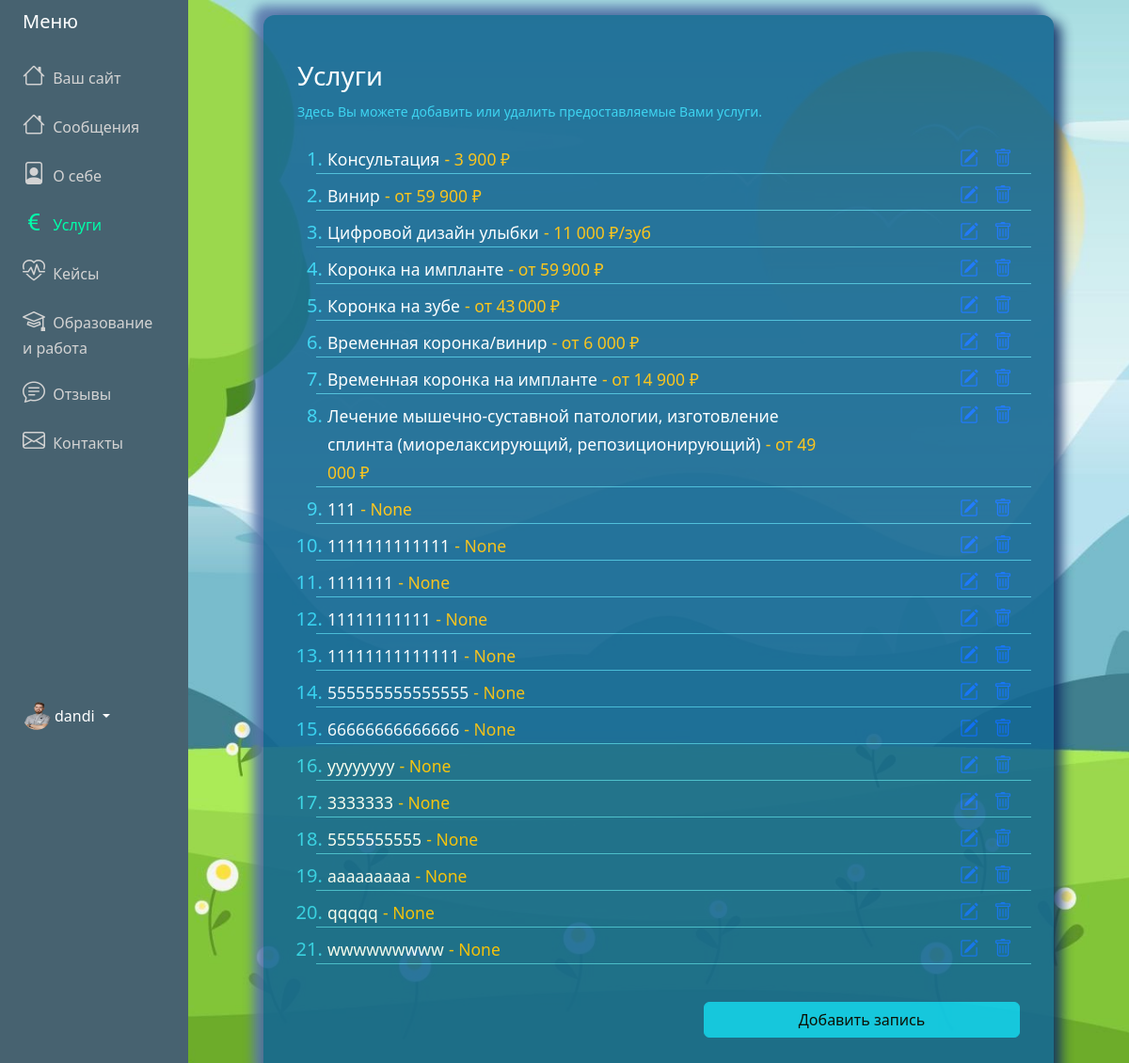
/adminPanel/services/ (signed in), run on the app's committed database.
### adminPanel/models.py (models this page shows, shortened)
class Menu (models.Model):
    user = models.OneToOneField(User, on_delete=models.CASCADE)
    messages = models.CharField('Сообщения', max_length=100, default="Сообщения")
    about = models.CharField('О себе', max_length=100, default="О себе")
    services = models.CharField('Услуги', max_length=100, default="Услуги")
    cases = models.CharField('Кейсы', max_length=100, default="Кейсы")
    ed_and_work = models.CharField('Образование и работа', max_length=100, default="Образование и работа")
    feedbacks = models.CharField('Отзывы', max_length=100, default="Отзывы")
    contacts = models.CharField('Контакты', max_length=100, default="Контакты")

class About(models.Model):
    user = models.OneToOneField(User, on_delete=models.CASCADE)
    profession = models.CharField(max_length=200)
    slogan = models.TextField(null=True, blank=True)
    main_foto = models.ImageField(
        default="avatar.jpg",
        upload_to="About_main_foto"
    )

class Service(models.Model):
    title = models.CharField('Название', max_length=200)
    desc = models.TextField('Описание', null=False, blank=False)
    price = models.CharField('Цена', max_length=200, null=True, blank=True)
    img = models.ImageField('Изображение', upload_to="Service_img", null=True, blank=True)
    user = models.ForeignKey(User, on_delete=models.CASCADE)

### adminPanel/views.py (the view)
# urls.py: path('adminPanel/services/', ServiceView.as_view(), name="services"),
class ServiceView(LoginRequiredMixin,ListView):
    model = Service
    template_name = "adminPanel/services.html"
    context_object_name = "posts"
    def get_context_data(self, **kwargs):
        context = super().get_context_data(**kwargs)
        context['title'] = 'Услуги'
        context['active'] = 'services'
        context['menu'] = request_menu(self.request)
        return context

### adminPanel/views.py (called while the page is built)
def request_menu(request):
    user_id = request.user.id  # Получаем id текущего пользователя
    menu = Menu.objects.filter(user_id=user_id).first()  # Используем user_id для фильтрации
    return menu

### adminPanel/templates/adminPanel/services.html (shortened to what this page needs)
{% extends "adminPanel/base.html" %}
{% block content %}
<div class="container">
    <div id="innerPage">
        <div class="row align-items-center justify-content-center">
            <div class="col-12 text-white px-5 pt-5">
                <div class="lead">
                    <h3>Услуги</h3>
                    <p class="fs-6 mb-4">
                        <small class="label-color">Здесь Вы можете добавить или удалить предоставляемые Вами услуги.</small>
                    </p>
                </div>
                {% if posts %}
                <ol class="categories">
                    {% for post in posts %}
                    <li class="label-color fs-5">
                        <div class="row mt-2" style="border-bottom: 1px solid #45bdd9;">
                            <div class="col-9">
                                <a href="{% url 'update-service' post.id %}" style="text-decoration: none;color: #ffffff;">
                                    <small>{{ post.title }}</small>
                                    <small class="text-warning"> - {{ post.price }}</small>
                                </a>
                            </div>
                            <div class="task-controls col-3 card-text d-flex">
                                <a class="edit px-2 ms-auto" href="{% url 'update-service' post.id %}">
                                    <i class="bi bi-pencil-square"></i></a>
                                <a class="edit px-2" href="{% url 'delete-service' post.id %}"><i class="bi bi-trash"></i></a>
                            </div>
                        </div>
                    </li>
                    {%endfor%}
                </ol>
                {% else %}
                <p class="text-center"> Список пуст!
                    <a href="{% url 'create-service' %}">Добавить запись</a>
                </p>
                {% endif %}
            </div>
        </div>
        <div class="row align-items-center justify-content-center">
            <div class="col-sm-6 col-xs-12 d-sm-block  px-5 pb-5">
                <a href="{% url 'create-service' %}" class="btn btn-info mt-4 w-100"
                    id="ed-and-work-brn">Добавить запись</a>
            </div>
        </div>
    </div>
</div>
{% endblock content %}

### adminPanel/templates/adminPanel/base.html (shortened to what this page needs)
{% load static %}
<!DOCTYPE html>
<html lang="en">
<head>
    <link href="https://cdn.jsdelivr.net/npm/bootstrap@5.3.3/dist/css/bootstrap.min.css" rel="stylesheet"
>
    <link rel="stylesheet"
        href="https://cdnjs.cloudflare.com/ajax/libs/bootstrap-icons/1.8.1/font/bootstrap-icons.min.css">
    <link rel="stylesheet" href="{% static 'css/styles.css'%}">
</head>
<body class="admin-panel-body">
    <div class="container-fluid">
        <div class="row flex-nowrap">
            <div class="col-auto col-md-3 col-xl-2 px-sm-2 px-0 custom-menu">
                <div class="d-flex flex-column align-items-center align-items-sm-start px-3 pt-2 text-white min-vh-100 custom-menu-fixed">
                    <a href="/"
                        class="d-flex align-items-center pb-3 mb-md-0 me-md-auto text-white text-decoration-none">
                        <span class="fs-5 d-none d-sm-inline">Меню</span>
                    </a>
                    <ul class="nav text-light flex-column mb-sm-auto mb-0 align-items-center align-items-sm-start"
                        id="menu">
                        <li>
                            <a href="{% url 'site' username=user.username %}" class="nav-link align-middle px-0 admin-menu-text {%if active == 'home' %} active {% endif %}">
                                <i class="fs-4 bi-house"></i> <span class="ms-1 d-none d-sm-inline">Ваш сайт</span>
                            </a>
                        </li>
                        <li>
                            <a href="{% url 'messages' %}" class="nav-link align-middle px-0 admin-menu-text {%if active == 'messages' %} active {% endif %}">
                                <i class="fs-4 bi-house"></i> <span class="ms-1 d-none d-sm-inline">{% if menu.messages %} {{ menu.messages }} {% else %}Сообщения {% endif %}</span>
                            </a>
                        </li>
                        <li>
                            <a href="{% url 'about' %}" class="nav-link align-middle px-0 admin-menu-text {%if active == 'about' %} active {% endif %}">
                                <i class="fs-4 bi-file-person"></i> <span class="ms-1 d-none d-sm-inline">{% if menu.about %} {{ menu.about }} {% else %} О себе {% endif %}</span>
                            </a>
                        </li>
                        <li>
                            <a href="{% url 'services' %}" class="nav-link px-0 align-middle admin-menu-text {%if active == 'services' %} active {% endif %}">
                                <i class="fs-4 bi-currency-euro"></i> <span class="ms-1 d-none d-sm-inline">{% if menu.services %} {{ menu.services }} {% else %} Услуги {% endif %}</span></a>
                        </li>
                        <li>
                            <a href="{% url 'cases' %}" class="nav-link px-0 align-middle admin-menu-text {%if active == 'cases' %} active {% endif %}">
                                <i class="fs-4 bi-heart-pulse"></i> <span class="ms-1 d-none d-sm-inline">{% if menu.cases %} {{ menu.cases }} {% else %} Кейсы {% endif %}</span></a>
                        </li>
                        <li>
                            <a href="{% url 'ed-and-work' %}" class="nav-link px-0 align-middl admin-menu-text {%if active == 'ed_and_work' %} active {% endif %}">
                                <i class="fs-4 bi-mortarboard"></i> <span class="ms-1 d-none d-sm-inline">{% if menu.ed_and_work %} {{ menu.ed_and_work }} {% else %} Образование и работа {% endif %}</span></a>
                        </li>
                        <li>
                            <a href="{% url 'feedbacks' %}" class="nav-link px-0 align-middle admin-menu-text {%if active == 'feedbacks' %} active {% endif %}">
                                <i class="fs-4 bi-chat-text"></i> <span class="ms-1 d-none d-sm-inline">{% if menu.feedbacks %} {{ menu.feedbacks }} {% else %} Отзывы {% endif %}</span>
                            </a>
                        </li>
                        <li>
                            <a href="{% url 'contacts' %}" class="nav-link px-0 align-middle admin-menu-text {%if active == 'contacts' %} active {% endif %}">
                                <i class="fs-4 bi-envelope"></i> <span class="ms-1 d-none d-sm-inline">{% if menu.contacts %} {{ menu.contacts }} {% else %} Контакты {% endif %}</span>
                            </a>
                        </li>
                    </ul>
                    <div class="dropdown pb-4">
                        <a href="#"
                            class="d-flex align-items-center text-white text-decoration-none dropdown-toggle {% if current_path == home_url %}active{% endif %}"
                            id="dropdownUser1" data-bs-toggle="dropdown" aria-expanded="false">
                            <img src="{{ user.about.main_foto.url }}" alt="logo" width="30" height="30"
                                class="rounded-circle">
                            <span class="d-none d-sm-inline mx-1">{{user.username}}</span>
                        </a>
                    </div>
                </div>
            </div>
            <div class="col py-3">
                {% block content %}
                {% endblock content %}
            </div>
        </div>
    </div>
</body>
</html>

### static/css/styles.css (style rules this page uses)
:root { --color-primary: #ee394c; --color-secondary: #86b7fe; --color-light: #f2f2f2; --color-gray: #ced4da; --color-dark: #212121; --color-white: #ffffff; --color-error: #e2442f; --color-warning: #ffc900; --color-info: #02a2b9; --color-success: #1ba345; --color-input: #00d1b2; --border-radius: 5px; }
body { background-repeat: no-repeat; background-size: cover; background-position: center; background-attachment: fixed; }
#innerPage { width:100%; max-width:840px; margin : 0 auto; border-radius: 12px; background: #156892; box-shadow: 7px 7px 13px 1px #0f2d64, -10px -9px 11px 1px #5b79ad; opacity: 0.9; }
.custom-menu { background-color: #476270; }
.custom-menu-fixed { position: sticky; top: 0; z-index: 100; }
.admin-menu-text { color: lightgray; }
.admin-menu-text.active { color: #0fa !important; }
.label-color { color:#31d2f2; }

### adminPanel/templates/adminPanel/services.html (style rules this page uses)
.admin-panel-body { background-image: url('/media/fon-admin-about.jpg'); }

### data on the page
Menu: messages "Сообщения", about "О себе", services "Услуги", cases "Кейсы", ed_and_work "Образование и работа", feedbacks "Отзывы", contacts "Контакты"
Service: title "Консультация", price "3 900 ₽"
Service: title "Винир", price "от 59 900 ₽"
Service: title "Цифровой дизайн улыбки", price "11 000 ₽/зуб"
Service: title "Коронка на импланте", price "от 59 900 ₽"
Service: title "Коронка на зубе", price "от 43 000 ₽"
Service: title "Временная коронка/винир", price "от 6 000 ₽"
Service: title "Временная коронка на импланте", price "от 14 900 ₽"
Service: title "Лечение мышечно-суставной патологии, изготовление сплинта (миорелаксирующий, репозиционирующий)", price "от 49 000 ₽"
Service: title "111", price "None"
Service: title "1111111111111", price "None"
Service: title "1111111", price "None"
Service: title "11111111111", price "None"
Service: title "11111111111111", price "None"
Service: title "555555555555555", price "None"
Service: title "66666666666666", price "None"
Service: title "уууууууу", price "None"
Service: title "3333333", price "None"
Service: title "5555555555", price "None"
Service: title "ааааааааа", price "None"
Service: title "qqqqq", price "None"
Service: title "wwwwwwwww", price "None"

### other printed values
{{ user.username }} "dandi"
